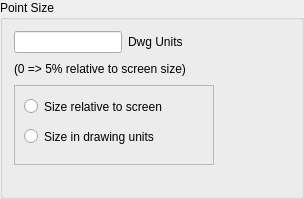
           <widget class="QGroupBox" name="gbPointSize">
            <property name="title">
             <string>Point Size</string>
            </property>
            <property name="alignment">
             <set>Qt::AlignLeading|Qt::AlignLeft|Qt::AlignTop</set>
            </property>
            <layout class="QGridLayout" name="gridLayout_12">
             <item row="1" column="2" colspan="2">
              <spacer name="horizontalSpacer_5">
               <property name="orientation">
                <enum>Qt::Horizontal</enum>
               </property>
               <property name="sizeHint" stdset="0">
                <size>
                 <width>40</width>
                 <height>20</height>
                </size>
               </property>
              </spacer>
             </item>
             <item row="2" column="3" rowspan="2">
              <spacer name="horizontalSpacer_3">
               <property name="orientation">
                <enum>Qt::Horizontal</enum>
               </property>
               <property name="sizeHint" stdset="0">
                <size>
                 <width>64</width>
                 <height>100</height>
                </size>
               </property>
              </spacer>
             </item>
             <item row="0" column="1">
              <widget class="QLabel" name="lPtSzUnits">
               <property name="text">
                <string>Dwg Units</string>
               </property>
               <property name="textFormat">
                <enum>Qt::PlainText</enum>
               </property>
              </widget>
             </item>
             <item row="2" column="0" colspan="2">
              <widget class="QFrame" name="frame">
               <property name="minimumSize">
                <size>
                 <width>200</width>
                 <height>80</height>
                </size>
               </property>
               <property name="maximumSize">
                <size>
                 <width>200</width>
                 <height>16777215</height>
                </size>
               </property>
               <property name="frameShape">
                <enum>QFrame::StyledPanel</enum>
               </property>
               <property name="frameShadow">
                <enum>QFrame::Raised</enum>
               </property>
               <widget class="QRadioButton" name="rbRelSize">
                <property name="geometry">
                 <rect>
                  <x>10</x>
                  <y>10</y>
                  <width>190</width>
                  <height>23</height>
                 </rect>
                </property>
                <property name="toolTip">
                 <string>If selected, size will be calculated as percentage of current screen size</string>
                </property>
                <property name="text">
                 <string>Size relative to screen</string>
                </property>
               </widget>
               <widget class="QRadioButton" name="rbAbsSize">
                <property name="geometry">
                 <rect>
                  <x>10</x>
                  <y>40</y>
                  <width>190</width>
                  <height>23</height>
                 </rect>
                </property>
                <property name="toolTip">
                 <string>Size will be defined in drawing units of current drawing</string>
                </property>
                <property name="text">
                 <string>Size in drawing units</string>
                </property>
               </widget>
              </widget>
             </item>
             <item row="3" column="0" colspan="2">
              <spacer name="verticalSpacer_4">
               <property name="orientation">
                <enum>Qt::Vertical</enum>
               </property>
               <property name="sizeHint" stdset="0">
                <size>
                 <width>188</width>
                 <height>0</height>
                </size>
               </property>
              </spacer>
             </item>
             <item row="1" column="0" colspan="2">
              <widget class="QLabel" name="label_11">
               <property name="maximumSize">
                <size>
                 <width>190</width>
                 <height>16777215</height>
                </size>
               </property>
               <property name="text">
                <string>(0 =&gt; 5% relative to screen size)</string>
               </property>
              </widget>
             </item>
             <item row="0" column="2" colspan="2">
              <spacer name="horizontalSpacer_4">
               <property name="orientation">
                <enum>Qt::Horizontal</enum>
               </property>
               <property name="sizeHint" stdset="0">
                <size>
                 <width>40</width>
                 <height>20</height>
                </size>
               </property>
              </spacer>
             </item>
             <item row="0" column="0">
              <widget class="QLineEdit" name="lePointSize">
               <property name="sizePolicy">
                <sizepolicy hsizetype="Fixed" vsizetype="Fixed">
                 <horstretch>0</horstretch>
                 <verstretch>0</verstretch>
                </sizepolicy>
               </property>
               <property name="maximumSize">
                <size>
                 <width>150</width>
                 <height>16777215</height>
                </size>
               </property>
               <property name="toolTip">
                <string>Enter value for points size</string>
               </property>
              </widget>
             </item>
            </layout>
           </widget>
